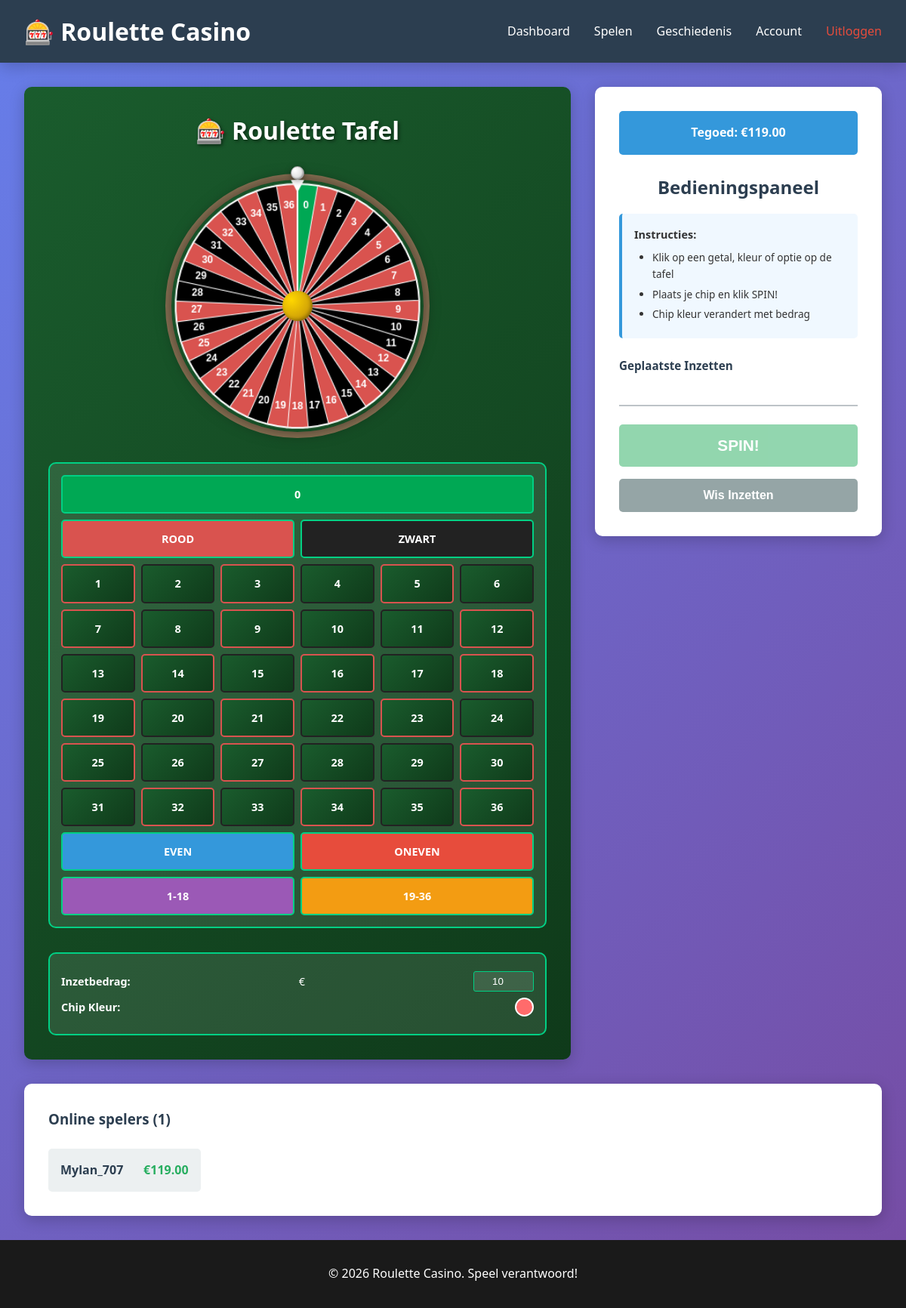
Before: /game (signed in) with the older database file.
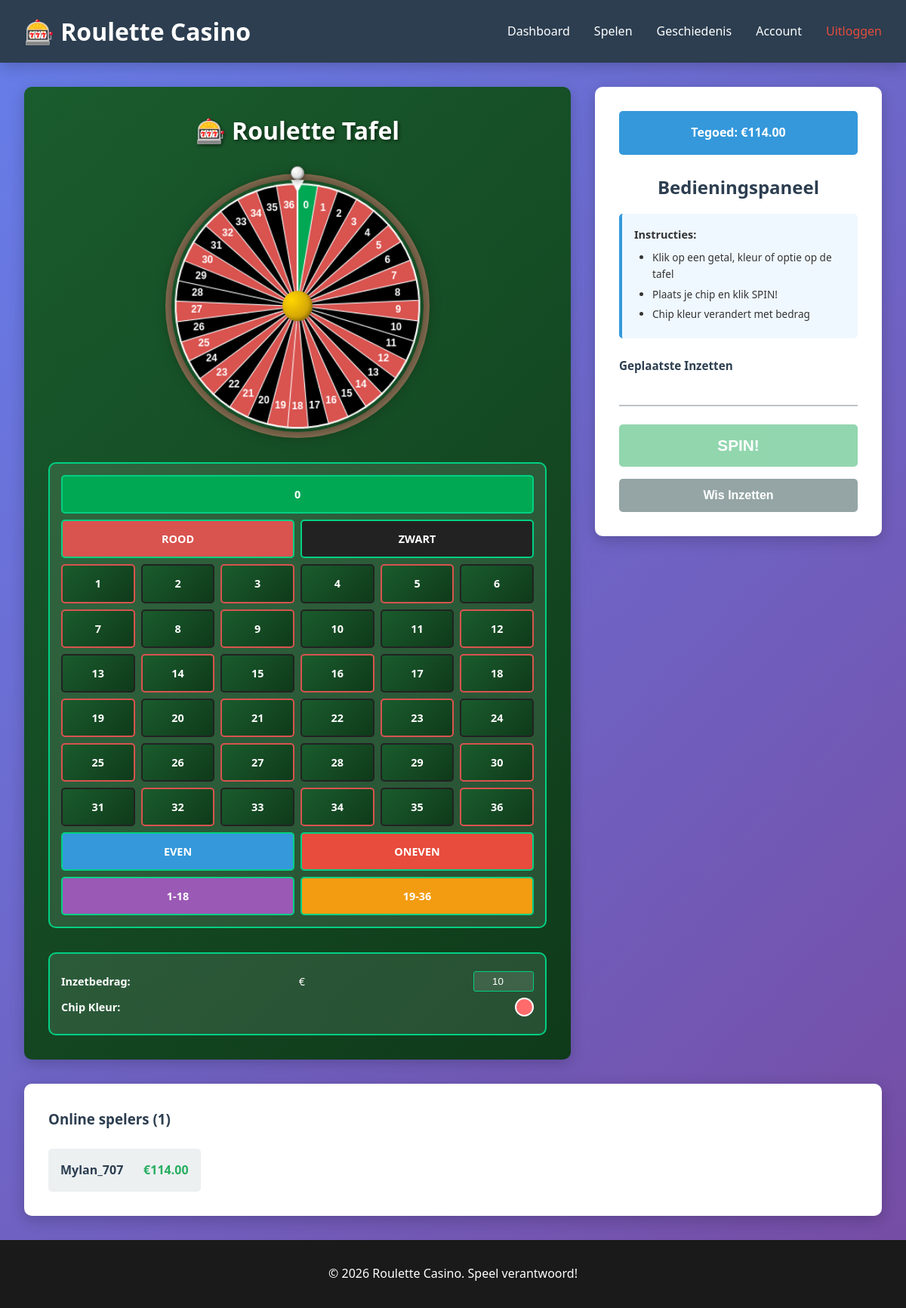
After: the same page with the newer database file.
### nseroulette.py (models this page shows, shortened)
class User(db.Model):
    id = db.Column(db.Integer, primary_key=True)
    email = db.Column(db.String(120), unique=True, nullable=False)
    username = db.Column(db.String(80), unique=True, nullable=False)
    password = db.Column(db.String(255), nullable=False)
    currency = db.Column(db.Float, default=100.0)
    created_at = db.Column(db.DateTime, default=datetime.utcnow)
    updated_at = db.Column(db.DateTime, default=datetime.utcnow, onupdate=datetime.utcnow)
    games = db.relationship('GameRound', backref='player', lazy=True, cascade='all, delete-orphan')

### nseroulette.py (the view)
@app.route('/game')
@login_required
def game():
    user = User.query.get(session['user_id'])
    online_players = User.query.all()
    return render_template('game.html', user=user, online_players=online_players)

### nseroulette.py (called while the page is built)
def login_required(f):
    @wraps(f)
    def decorated_function(*args, **kwargs):
        if 'user_id' not in session:
            return redirect(url_for('login'))
        return f(*args, **kwargs)
    return decorated_function

### templates/game.html (shortened to what this page needs)
{% extends "base.html" %}
{% block content %}
<div class="game-container">
    <div class="game-main">
        <h1>🎰 Roulette Tafel</h1>
        <div class="roulette-wrapper">
            <div class="wheel-container">
                <canvas id="rouletteWheel" width="300" height="300"></canvas>
                <div class="wheel-center"></div>
                <div class="ball-path" id="ballPath">
                    <div class="roulette-ball" id="rouletteBall"></div>
                </div>
            </div>
            <div class="betting-table">
                <div class="table-section zero-section">
                    <div class="table-cell zero-cell" data-number="0">0</div>
                </div>
                <div class="table-section color-section">
                    <div class="table-cell red-cell" data-type="color" data-value="red">ROOD</div>
                    <div class="table-cell black-cell" data-type="color" data-value="black">ZWART</div>
                </div>
                <div class="table-section numbers-section">
                    <div class="numbers-grid" id="numbersGrid">
                    </div>
                </div>
                <div class="table-section odd-even-section">
                    <div class="table-cell even-cell" data-type="even">EVEN</div>
                    <div class="table-cell odd-cell" data-type="odd">ONEVEN</div>
                </div>
                <div class="table-section ranges-section">
                    <div class="table-cell low-cell" data-type="low">1-18</div>
                    <div class="table-cell high-cell" data-type="high">19-36</div>
                </div>
            </div>
            <div class="chip-info">
                <div class="chip-legend">
                    <p><strong>Inzetbedrag:</strong> €<input type="number" id="betAmount" min="1" max="1000" step="0.5" value="10" class="bet-input"></p>
                    <p><strong>Chip Kleur:</strong> <span id="chipColorDisplay" class="chip-preview"></span></p>
                </div>
            </div>
        </div>
    </div>
    <div class="betting-section">
        <div class="balance-display">
            <span>Tegoed: €<span id="balance">{{ "%.2f"|format(user.currency) }}</span></span>
        </div>
        <div class="betting-form">
            <h2>Bedieningspaneel</h2>
            <div class="instruction-box">
                <p><strong>Instructies:</strong></p>
                <ul>
                    <li>Klik op een getal, kleur of optie op de tafel</li>
                    <li>Plaats je chip en klik SPIN!</li>
                    <li>Chip kleur verandert met bedrag</li>
                </ul>
            </div>
            <div class="placed-bets">
                <h3>Geplaatste Inzetten</h3>
            </div>
            <button id="spinBtn" class="btn btn-large btn-success" disabled>SPIN!</button>
            <button id="clearBetsBtn" class="btn btn-secondary btn-block">Wis Inzetten</button>
        </div>
    </div>
</div>
<div class="online-players">
    <h3>Online spelers ({{ online_players|length }})</h3>
    <ul class="players-list">
        {% for player in online_players %}
        <li class="player-item">
            <span class="player-name">{{ player.username }}</span>
            <span class="player-balance">€{{ "%.2f"|format(player.currency) }}</span>
        </li>
        {% endfor %}
    </ul>
</div>
{% endblock %}

Changed rows visible on the page:
changed User "Mylan_707": currency "119.00" → "114.00"
